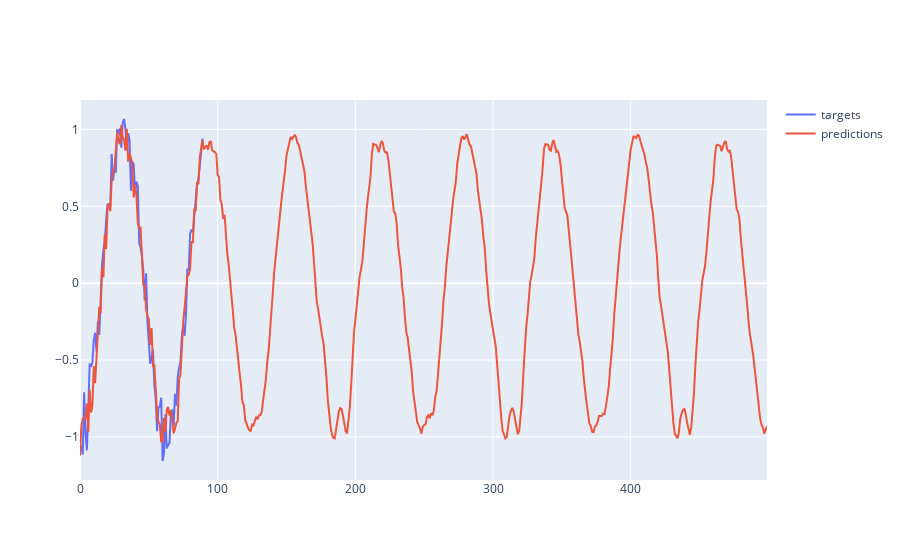

This figure's notebook cell:
### Code cell
fig = go.Figure()
fig.add_trace(go.Scatter(y=validation_targets, name="targets"))
fig.add_trace(go.Scatter(y=validation_predictions, name="predictions"))
fig.show()
